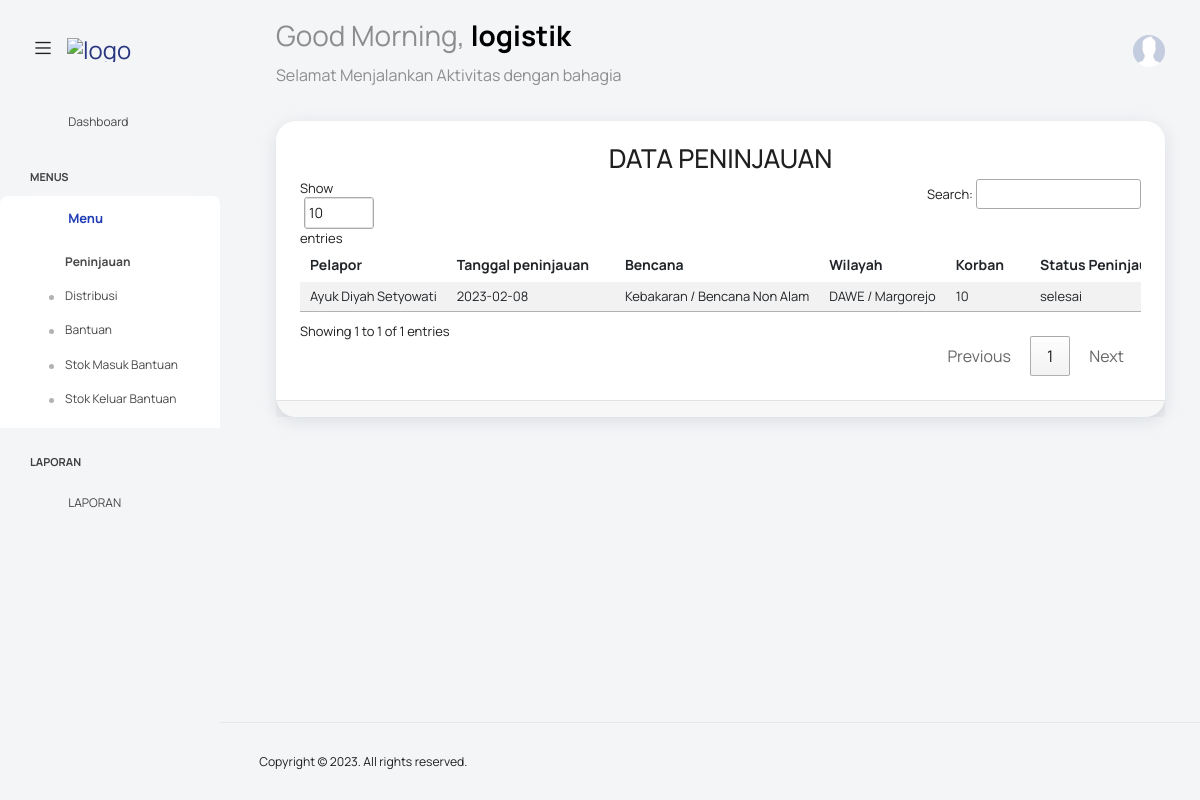
The app's page /?peninjauan=peninjauan (signed in) with its own data.
### tables this page shows
CREATE TABLE `peninjauan` (
  `id_peninjauan` int(11) NOT NULL,
  `id_pelaporan` int(11) DEFAULT NULL,
  `id_wilayah` int(11) DEFAULT NULL,
  `id_bencana` int(11) DEFAULT NULL,
  `id_petugas_kajian` int(11) DEFAULT NULL,
  `kategori_bencana` varchar(20) DEFAULT NULL,
  `level_bencana` int(11) DEFAULT NULL,
  `tanggal_peninjauan` date DEFAULT NULL,
  `jumlah_korban` int(11) DEFAULT NULL,
  `keterangan_peninjauan` text DEFAULT NULL,
  `status_peninjauan` varchar(30) DEFAULT NULL,
  `bukti_peninjauan` text DEFAULT NULL,
  `dusun` varchar(255) DEFAULT NULL,
  `rt` char(3) DEFAULT NULL,
  `rw` char(3) DEFAULT NULL,
  `jumlah_kk` int(11) DEFAULT NULL,
  `jumlah_rumah` int(11) DEFAULT NULL,
  `sebab` text DEFAULT NULL,
  `akibat` text DEFAULT NULL,
  `upaya_penanganan` text DEFAULT NULL,
  `lain_lain` text DEFAULT NULL
);

CREATE TABLE `pelapor` (
  `id_pelapor` int(11) NOT NULL,
  `id_user` int(11) NOT NULL,
  `id_daftar` int(11) DEFAULT NULL,
  `nama_pelapor` varchar(100) DEFAULT NULL,
  `alamat_pelapor` text DEFAULT NULL,
  `no_telp_pelapor` varchar(14) DEFAULT NULL
);

CREATE TABLE `bencana` (
  `id_bencana` int(11) NOT NULL,
  `nama_bencana` varchar(20) DEFAULT NULL
);

CREATE TABLE `wilayah` (
  `id_wilayah` int(11) NOT NULL,
  `kecamatan` varchar(100) DEFAULT NULL,
  `desa` varchar(100) DEFAULT NULL,
  `no_telp` varchar(20) DEFAULT NULL,
  `status` varchar(20) DEFAULT NULL
);

### config/config.php (called while the page is built, shortened)
<?php
class Config {
    public function TemplateAdmin($page){
        include "views/partials/_header.php";
        include "views/partials/_navbar.php";
        include "views/partials/_sidebar.php";
        include $page;
        include "views/partials/_footer.php";
    }
}

### function.php (called while the page is built, shortened)
<?php
function Querybanyak($query){
    $mysqli = new mysqli("localhost","root","","pengaduan-bpbd");
    return $mysqli->query($query);
}
function Querysatudata($query){
    $koneksi = mysqli_connect("localhost","root","","pengaduan-bpbd");
    $query_cek = mysqli_query($koneksi, $query);
    return mysqli_fetch_array($query_cek, MYSQLI_BOTH);
}

### views/peninjauan/peninjauan.php (the view, shortened to what this page needs)
<div class="main-panel">
  <div class="content-wrapper">
    <div class="row">
      <div class="col-lg-12 grid-margin stretch-card">
        <div class="card">
          <div class="card-body">
            <div class="row">
              <div class="col-lg-12 text-center">
                <h2><?= strtoupper("Data " . array_keys($_GET)[0]) ?></h2>
              </div>
            </div>
            <div class="table-responsive">
              <table id="myTable" class="table table-striped">
                <thead>
                  <tr>
                    <th>
                      Pelapor
                    </th>
                    <th>
                      Tanggal peninjauan
                    </th>
                    <th>
                      Bencana
                    </th>
                    <th>
                      Wilayah
                    </th>
                    <th>
                      Korban
                    </th>
                    <th>
                      Status Peninjauan
                    </th>
                  </tr>
                </thead>
                <tbody>
                  <?php
                  $peninjauans = Querybanyak("SELECT * FROM peninjauan ORDER BY id_peninjauan DESC");
                  foreach ($peninjauans as $peninjauan) {  ?>
                    <tr>
                      <td>
                        <?php
                        $pelapor = Querysatudata("SELECT pelapor.nama_pelapor as nama, pelaporan.id_bencana as id_bencana FROM pelaporan JOIN pelapor ON pelaporan.id_pelapor = pelapor.id_pelapor
                         WHERE pelaporan.id_pelaporan = " . $peninjauan['id_pelaporan'] . "")
                        ?>
                        <?= $pelapor['nama'] ?>
                      </td>
                      <td>
                        <?= $peninjauan['tanggal_peninjauan'] ?>
                      </td>
                      <td>
                        <?php
                        $bencana = Querysatudata("SELECT nama_bencana FROM  bencana WHERE id_bencana = " . $pelapor['id_bencana'] . " ");
                        ?>
                        <?= $bencana['nama_bencana'] ?> / <?= $peninjauan['kategori_bencana'] ?>
                      </td>
                      <td>
                        <?php
                        $wilayah = Querysatudata("SELECT * FROM wilayah WHERE id_wilayah = " . $peninjauan['id_wilayah'] . "")
                        ?>
                        <?= $wilayah['kecamatan'] ?> / <?= $wilayah['desa'] ?>
                      </td>
                      <td>
                        <?= $peninjauan['jumlah_korban'] ?>
                      </td>
                      <td>
                        <?php if ($_SESSION['level'] == "petugas_kajian") { ?>
                          <a href="#" data-id="<?= $peninjauan['id_peninjauan'] ?>" data-status="<?= $peninjauan['status_peninjauan'] ?>" class="status_peninjauan badge bg-primary btn-outline-danger text-white" data-toggle="modal" data-target="#modaleditstatuspeninjauan">
                            <?= $peninjauan['status_peninjauan'] ?>
                          </a>
                        <?php } else {
                          echo  $peninjauan['status_peninjauan'];
                        } ?>
                      </td>
                    </tr>
                  <?php
                  }
                  ?>
                </tbody>
              </table>
            </div>
          </div>
        </div>
        <div class="card-footer">
        </div>
      </div>
    </div>
  </div>
</div>

### records on screen
peninjauan: pelapor.nama_pelapor "Ayuk Diyah Setyowati", tanggal_peninjauan "2023-02-08", id_bencana.nama_bencana "Kebakaran", kategori_bencana "Bencana Non Alam", id_wilayah.kecamatan "DAWE", id_wilayah.desa "Margorejo", jumlah_korban "10", status_peninjauan "selesai"

### other values on screen
$_SESSION['username'] "logistik"
